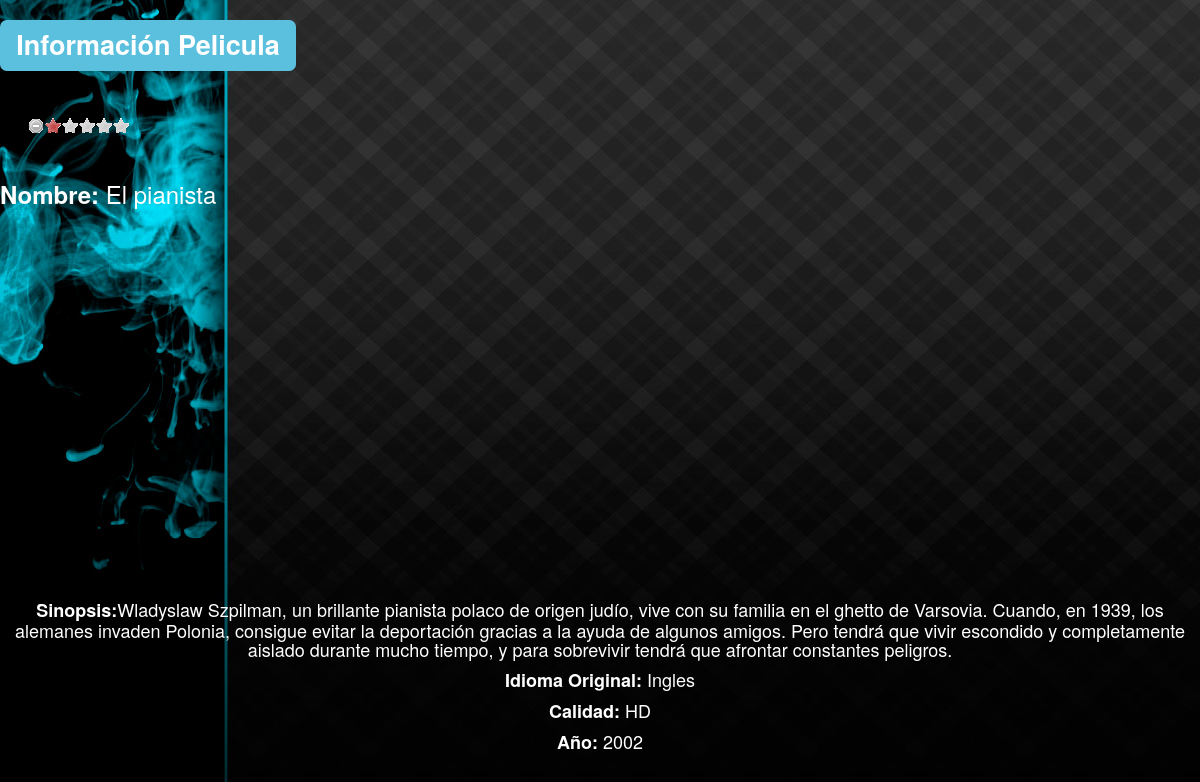
Screenshot of /infopeliculas.php?peli=El pianista with the database file from the repository.
### tables this page shows
CREATE TABLE `pelicula` (
  `Nombre` varchar(45) NOT NULL,
  `Sinopsis` text,
  `Idioma` varchar(45) DEFAULT NULL,
  `Foto` text,
  `Trailer` text,
  `Calidad` varchar(45) DEFAULT NULL,
  `anio` varchar(4) NOT NULL,
  `Premio` varchar(50) DEFAULT NULL
);

### infopeliculas.php (the view, shortened to what this page needs)
<?php
$peli = $_GET["peli"];
$conn = new mysqli("localhost", "root", "", "mydb");
$conn->set_charset("utf8");
$consulta = "SELECT Nombre, Sinopsis, Idioma, Foto, Trailer,calidad,anio FROM pelicula WHERE  Nombre="."'".$peli."'";
$resultado = $conn->query($consulta);
?>
<!DOCTYPE html>
<html >
<head>
    <link rel="stylesheet" type="text/css" href="estilo_voto.css" />
    <link href="bootstrap/css/bootstrap.min.css" rel="stylesheet">
</head>
<body background="fondo.jpg">
	<div align="left">
	    <h1 align="left"><span class="label label-info">Información Pelicula</h1>
	<?php
	    printf("<br>");
	    while($fila = $resultado->fetch_array()) {
	    	$html = "<div id='star1' class='rating'>&nbsp;</div>";
	        $html .= "<h3><font color='white'><strong>Nombre:</strong> ".$fila['Nombre']."<h3>";
	        $html .= "<h4 align='center' ><color: red>".$fila['Trailer'];
	        $html .= "<br>";
	        $html .= "<h4 align='center'><strong>Sinopsis:</strong>".$fila['Sinopsis'];
	        $html .= "<h4 align='center'><strong>Idioma Original:</strong> ".$fila['Idioma'];
	        $html .= "<h4 align='center'><strong>Calidad:</strong> ".$fila['calidad'];
	        $html .= "<h4 align='center'><strong>Año: </strong>".$fila['anio'];
	        $html .= "</h4>";
	        print($html);
	    }
	?>
	</div>
</body>
</html>

### estilo_voto.css (style rules this page uses)
.rating { cursor: pointer; margin: 2em; clear: both; display: block; }
.rating:after { content: '.'; display: block; height: 0; width: 0; clear: both; visibility: hidden; }

### rows the page displays
pelicula: Nombre "El pianista", Sinopsis "Wladyslaw Szpilman, un brillante pianista polaco de origen judío, vive con su familia en el ghetto de Varsovia. Cuando, en 1939, los alemanes invaden Polonia, consigue evitar la deportación gracias a la ayuda de algunos amigos. Pero tendrá que vivir escondido y completamente aislado durante mucho tiempo, y para sobrevivir tendrá que afrontar constantes peligros.", Idioma "Ingles", Calidad "HD", anio "2002"
